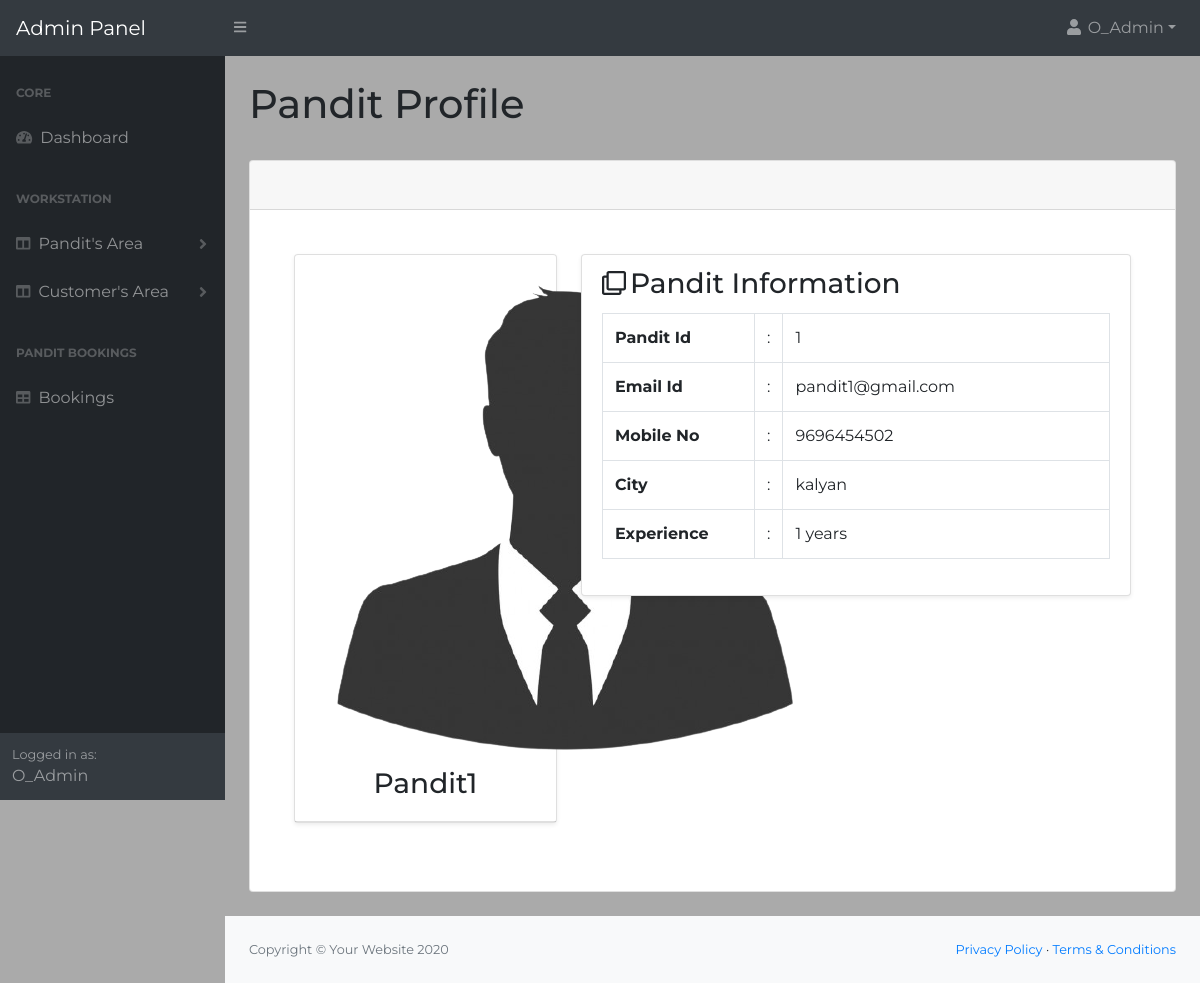
The app's page /AdminPanel/Dashboard/pandit_profile.php?pandit_id=1 (signed in) with its own data.
### tables this page shows
CREATE TABLE `pandits` (
  `pandit_id` int(100) NOT NULL,
  `fullname` varchar(100) NOT NULL,
  `email` varchar(100) NOT NULL,
  `password` varchar(100) NOT NULL,
  `mobile_no` bigint(100) NOT NULL,
  `profile_pic` varchar(100) NOT NULL,
  `experience` int(100) NOT NULL,
  `city` varchar(100) NOT NULL,
  `certificates` varchar(100) NOT NULL,
  `status` varchar(100) NOT NULL,
  `CreationDate` timestamp NOT NULL DEFAULT current_timestamp() ON UPDATE current_timestamp(),
  `remarks` varchar(100) NOT NULL
);

### AdminPanel/Dashboard/pandit_profile.php (the view, shortened to what this page needs)
<?php
include_once('../../includes/config.php');
?>
<!DOCTYPE html>
<html lang="en">
    <head>
        <link href="css/styles.css" rel="stylesheet" />
        <link href="css/form.css" rel="stylesheet" />
		<link href="css/stylesform.css" rel="stylesheet" />
        <link href="https://cdn.datatables.net/1.10.20/css/dataTables.bootstrap4.min.css" rel="stylesheet" />
    </head>
    <body class="sb-nav-fixed">
        <nav class="sb-topnav navbar navbar-expand navbar-dark bg-dark">
            <a class="navbar-brand" href="index.php">Admin Panel</a>
            <button class="btn btn-link btn-sm order-1 order-lg-0" id="sidebarToggle" href="#"><i class="fas fa-bars"></i></button>
            <ul class="navbar-nav ml-auto ml-md-0">
                <li class="nav-item dropdown">
                    <a class="nav-link dropdown-toggle" id="userDropdown" href="#" role="button" data-toggle="dropdown" aria-haspopup="true" aria-expanded="false"><i class="fas fa-user fa-fw"></i><?php
                echo " ".$_SESSION['name'];
            ?></a>
                </li>
            </ul>
        </nav>
        <div id="layoutSidenav">
            <div id="layoutSidenav_nav">
                <nav class="sb-sidenav accordion sb-sidenav-dark" id="sidenavAccordion">
                    <div class="sb-sidenav-menu">
                        <div class="nav">
                            <div class="sb-sidenav-menu-heading">Core</div>
                            <a class="nav-link" href="index.php">
                                <div class="sb-nav-link-icon"><i class="fas fa-tachometer-alt"></i></div>
                                Dashboard
                            </a>
                            <div class="sb-sidenav-menu-heading">WorkStation</div>
                            <a class="nav-link collapsed" href="#" data-toggle="collapse" data-target="#collapseLayouts" aria-expanded="false" aria-controls="collapseLayouts">
                            <div class="sb-nav-link-icon"><i class="fas fa-columns"></i></div>
                                Pandit's Area
                                <div class="sb-sidenav-collapse-arrow"><i class="fas fa-angle-down"></i></div>
                            </a>
                            <a class="nav-link collapsed" href="#" data-toggle="collapse" data-target="#collapseLayouts1" aria-expanded="false" aria-controls="collapseLayouts">
                                <div class="sb-nav-link-icon"><i class="fas fa-columns"></i></div>
                                Customer's Area
                                <div class="sb-sidenav-collapse-arrow"><i class="fas fa-angle-down"></i></div>
                            </a>
                            <div class="sb-sidenav-menu-heading">Pandit Bookings</div>
                            <a class="nav-link" href="bookings.php">
                                <div class="sb-nav-link-icon"><i class="fas fa-table"></i></div>
                                Bookings
                            </a>
                        </div>
                    </div>
                    <div class="sb-sidenav-footer">
                        <div class="small">Logged in as:</div>
                        <?php
                echo " ".$_SESSION['name'];
            ?>
                    </div>
                </nav>
            </div>
            <div id="layoutSidenav_content">
                <main>
                    <div class="container-fluid">
                        <h1 class="mt-4">Pandit Profile</h1><br>
                        <div class="card mb-4">
                            <div class="card-header">
                            </div>
                            <div class="card-body">
                                <?php
                                    $pandit_id=$_GET['pandit_id'];
                                    $sql = "SELECT * FROM pandits where pandit_id='$pandit_id'";
                                    if($result = mysqli_query($con, $sql))
                                    {
                                        if(mysqli_num_rows($result) > 0)
                                        {
                                            $row = mysqli_fetch_array($result);
                                ?>
                                <div class="student-profile py-4">
                                <div class="container">
                                    <div class="row">
                                    <div class="col-lg-4">
                                        <div class="card shadow-sm">
                                        <div class="card-header bg-transparent text-center">
                                            <?php
                                             $pic=$row['profile_pic'];
                                              echo "<img class='profile_img' src= '../../Work-with-us/Dashboard/images/$pic' alt=''>"
                                            ?>
                                            <h3><?php echo $row['fullname'] ?></h3>
                                        </div>
                                        </div>
                                    </div>
                                    <div class="col-lg-8">
                                        <div class="card shadow-sm">
                                        <div class="card-header bg-transparent border-0">
                                            <h3 class="mb-0"><i class="far fa-clone pr-1"></i>Pandit Information</h3>
                                        </div>
                                        <div class="card-body pt-0">
                                            <table class="table table-bordered">
                                            <tr>
                                                <th width="30%">Pandit Id</th>
                                                <td width="2%">:</td>
                                                <td><?php echo $row['pandit_id'] ?></td>
                                            </tr>
                                            <tr>
                                                <th width="30%">Email Id</th>
                                                <td width="2%">:</td>
                                                <td><?php echo $row['email'] ?></td>
                                            </tr>
                                            <tr>
                                                <th width="30%">Mobile No</th>
                                                <td width="2%">:</td>
                                                <td><?php echo $row['mobile_no'] ?></td>
                                            </tr>
                                            <tr>
                                                <th width="30%">City</th>
                                                <td width="2%">:</td>
                                                <td><?php echo $row['city'] ?></td>
                                            </tr>
                                            <tr>
                                                <th width="30%">Experience</th>
                                                <td width="2%">:</td>
                                                <td><?php echo $row['experience']." years" ?></td>
                                            </tr>
                                            </table>
                                        </div>
                                        </div>
                                    </div>
                                    </div>
                                </div>
                                </div>
                                    <?php
                                            }
                                        }
                                    ?>
                                    <br>
                            </div>
                        </div>
                    </div>
                </main>
                <footer class="py-4 bg-light mt-auto">
                    <div class="container-fluid">
                        <div class="d-flex align-items-center justify-content-between small">
                            <div class="text-muted">Copyright &copy; Your Website 2020</div>
                            <div>
                                <a href="#">Privacy Policy</a>
                                &middot;
                                <a href="#">Terms &amp; Conditions</a>
                            </div>
                        </div>
                    </div>
                </footer>
            </div>
        </div>
    </body>
</html>

### AdminPanel/Dashboard/css/stylesform.css (style rules this page uses)
* { margin: 0; padding: 0; box-sizing: border-box; list-style: none; font-family: 'Montserrat', sans-serif; }
body { background: #aaaaaa; }

### records on screen
pandits: profile_pic (picture), fullname "Pandit1", pandit_id "1", email "pandit1@gmail.com", mobile_no "9696454502", city "kalyan", experience "1"

### other values on screen
$_SESSION['name'] "O_Admin"
